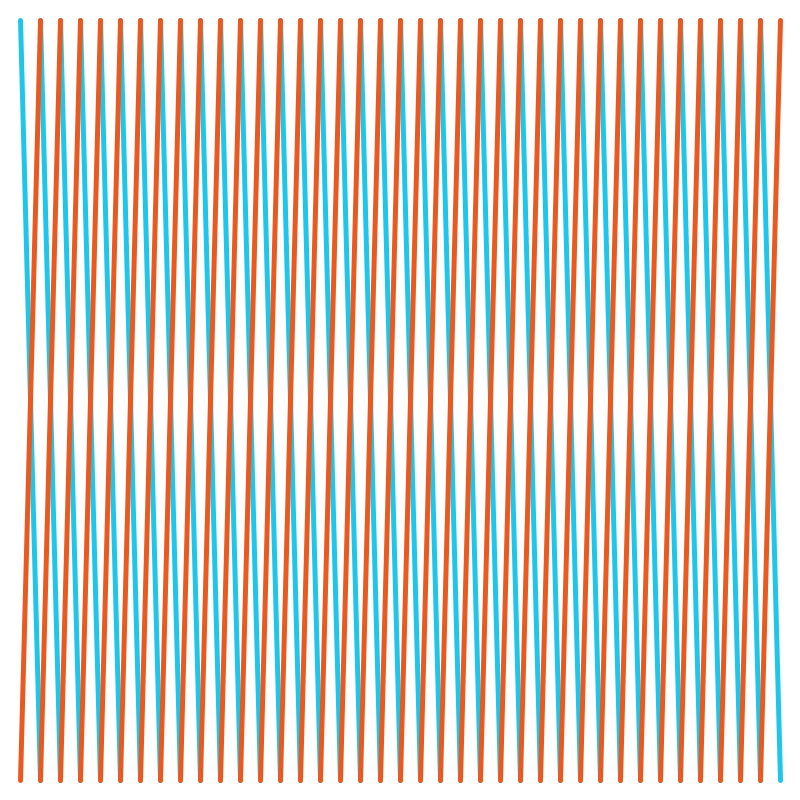
Frame 1 (no input)
Frame 60 (the mouse pressed at the canvas centre just before this capture): identical to frame 1, image omitted
Frame 120 (the mouse held since frame 60 and released just before this capture): identical to frame 1, image omitted

The Processing sketch that drew this single still picture (run headless with seeded random() and noise(); from frame 60 on, the mouse is pressed at the canvas centre):

// Processing sketch: r1
// ── r1.pde
//UDD - Expresión Digital II
//s08e01ange
//dfs

color c1, c2, c3, c4;

color cFill, cBack, cStroke;

float z; 

void setup() {
  size(800, 800);

  c1 = color(0); //blanco
  c2 = color(255); //negro
  c3 = color(32, 198, 234); //celeste
  c4 = color(234, 89, 32); //naranjo

  z = 20;

  cFill = c3;
  cBack = c2;
}

void draw() {
  background(cBack);

  
    for (float i = 20; i < height - 20; i += z) {
      noFill();
      stroke(c3);
      strokeWeight(5);
      line(i, 20, i + 20, height - 20);
    }
  
  for (float i = 20; i < height - 20; i += z) {
      noFill();
      stroke(c4);
      strokeWeight(5);
      line(i + 20, 20, i, height - 20);
  }
}
